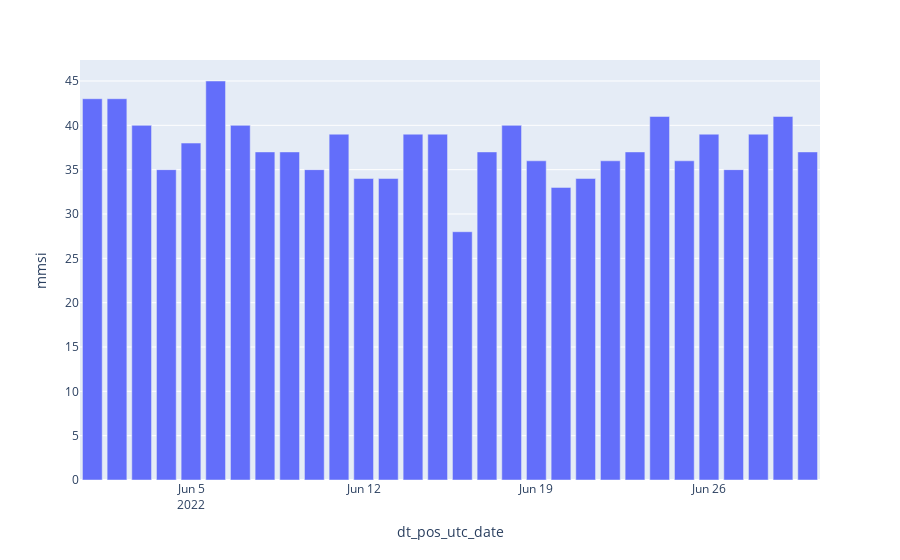

The cell this chart's notebook holds for it:
### Code cell
# Bar Graph: Date by unique MMSI moored
fig = px.bar(df_date, x='dt_pos_utc_date', y='mmsi')
fig.show()

### Figure 1 — Plotly figure (JSON) as saved in the notebook; plotly's stock layout.template omitted (floating-point values rounded to 4 significant figures)
{"data": [{"alignmentgroup": "True", "hovertemplate": "dt_pos_utc_date=%{x}<br>mmsi=%{y}<extra></extra>", "legendgroup": "", "marker": {"color": "#636efa", "pattern": {"shape": ""}}, "name": "", "offsetgroup": "", "orientation": "v", "showlegend": false, "textposition": "auto", "type": "bar", "x": ["2022-06-01", "2022-06-02", "2022-06-03", "2022-06-04", "2022-06-05", "2022-06-06", "2022-06-07", "2022-06-08", "2022-06-09", "2022-06-10", "2022-06-11", "2022-06-12", "2022-06-13", "2022-06-14", "2022-06-15", "2022-06-16", "2022-06-17", "2022-06-18", "2022-06-19", "2022-06-20", "2022-06-21", "2022-06-22", "2022-06-23", "2022-06-24", "2022-06-25", "2022-06-26", "2022-06-27", "2022-06-28", "2022-06-29", "2022-06-30"], "xaxis": "x", "y": [43, 43, 40, 35, 38, 45, 40, 37, 37, 35, 39, 34, 34, 39, 39, 28, 37, 40, 36, 33, 34, 36, 37, 41, 36, 39, 35, 39, 41, 37], "yaxis": "y"}], "layout": {"autosize": true, "barmode": "relative", "legend": {"tracegroupgap": 0}, "margin": {"t": 60}, "xaxis": {"anchor": "y", "autorange": true, "domain": [0, 1], "range": ["2022-05-31 12:00", "2022-06-30 12:00"], "title": {"text": "dt_pos_utc_date"}, "type": "date"}, "yaxis": {"anchor": "x", "autorange": true, "domain": [0, 1], "range": [0, 47.37], "title": {"text": "mmsi"}, "type": "linear"}}}
